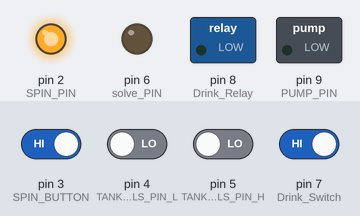
A sketch run on a simulated Arduino Uno, built with avr-gcc and run on an emulated ATmega328P. Shown: switched loads named in the sketch (green lamp = pin HIGH), output pins drawn as LEDs (lit = HIGH). The test bench sets the inputs (shaded band); at power-on: pin 3 (SPIN_BUTTON), pin 7 (Drink_Switch) HIGH, pin 4 (TANK1_WLS_PIN_L), pin 5 (TANK1_WLS_PIN_H) LOW. What the sketch prints to the serial monitor is not drawn.

Above: at 5.8 s.
5.9 s: pin 4 (TANK1_WLS_PIN_L) driven HIGH
At 10.5 s:
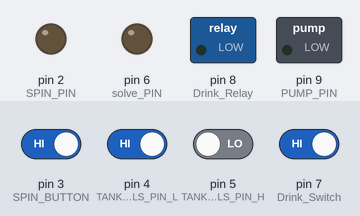
11.5 s: pin 5 (TANK1_WLS_PIN_H) driven HIGH
At 12.4 s:
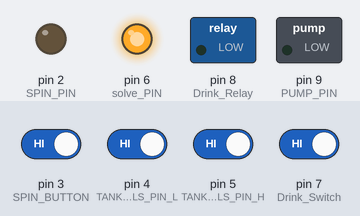
22.3 s: pin 5 (TANK1_WLS_PIN_H) driven LOW
28.1 s: pin 4 (TANK1_WLS_PIN_L) driven LOW
At 32.3 s:
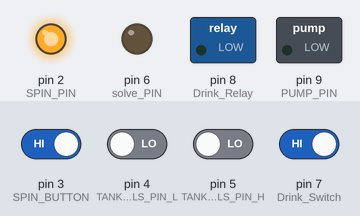
38.1 s: pin 3 (SPIN_BUTTON) driven LOW and pin 7 (Drink_Switch) driven LOW
At 42.2 s:
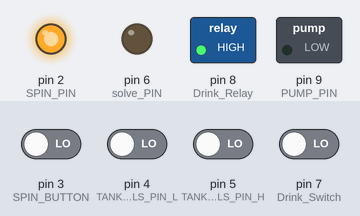
48.1 s: pin 4 (TANK1_WLS_PIN_L) driven HIGH and pin 5 (TANK1_WLS_PIN_H) driven HIGH
At 57.9 s:
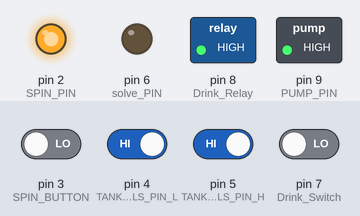
Timing chart, 0 to 59.1 s (numbered marks = the images above; inputs shaded):
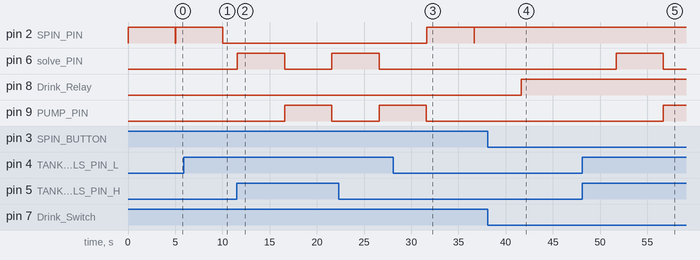

Measured:
- after the input at 5.9 s, pin 2 (SPIN_PIN): goes on until 10.0 s, then stays LOW
- after the input at 11.5 s, pin 6 (solve_PIN): LOW → HIGH after 0.06 s, → LOW 5.0 s later, → HIGH 5.0 s later; pin 9 (PUMP_PIN): LOW → HIGH after 5.1 s, → LOW 5.0 s later
- after the input at 28.1 s, pin 2 (SPIN_PIN): LOW → HIGH after 3.5 s, → LOW 5.0 s later, → HIGH 0.02 s later
- after the input at 38.1 s, pin 2 (SPIN_PIN): stops changing and stays HIGH; pin 8 (Drink_Relay): LOW → HIGH after 3.6 s
- after the input at 48.1 s, pin 6 (solve_PIN): LOW → HIGH after 3.6 s, → LOW 5.0 s later; pin 9 (PUMP_PIN): LOW → HIGH after 8.6 s

The sketch:

tank_tank.ino
```cpp
/**
WaterTank_1 물 작동 시스템
1.물 마시는 버튼 클릭 => 5v 펌프 작동
2. 수위 낮아지면 => 솔레노이드 벨브 멸기 => 수위 높아지면 솔레노이드 벨브 닫음
*/
/**
Watertank_2 작동 구현
1.수위 낮음 => 12v 펌프 작동 => 수위 높음 => 12v 펌프 정지
2.처음으로 물 수위가 높아졌을때 모터 작동
3.버튼을 만들어서 사람들이 모터가 회전하는 설정값을 만듬.
*/
#define TANK2_WLS_PIN_L 0  //탱크2 수위 센서 핀 번호 LOW 0번
#define TANK2_WLS_PIN_H 1  //탠크2 수위 센서 핀 번호 HIGH 1번
#define SPIN_PIN 2      //회전 모터 핀 번호 2번
#define SPIN_BUTTON 3      //회전 모터 버튼 3번
#define TANK1_WLS_PIN_L 4   // 탱크 1 수위센서 핀 번호  LOW 4번
#define TANK1_WLS_PIN_H 5   // 탱크 1 수위센서 핀 번호  HIGH 5번
#define solve_PIN 6    // 솔베노이드 핀 번호 6번
#define Drink_Switch 7 // 물마시는곳 워터 펌프 작동하기 위한 버튼
#define Drink_Relay 8 // 물마시는 펌프 릴레이 모듈
#define PUMP_PIN 9    // 12v 펌프 핀 번호 9번

int MotorCount = 0;
bool MotorState = false;

void setup() {
  // put your setup code here, to run once:
  Serial.begin(9600);       // 시리얼 모니터 출력을 위한 시리얼
  pinMode(TANK2_WLS_PIN_L, INPUT);  // TANK2 수위센서 LOW핀을 입력 핀으로 설정
  pinMode(TANK2_WLS_PIN_H, INPUT);  // TANK2 수위센서 HIGH핀을 입력 핀으로 설정
  pinMode(TANK1_WLS_PIN_L, INPUT);  // TANK1 수위센서 LOW핀을 입력 핀으로 설정
  pinMode(TANK1_WLS_PIN_H, INPUT);  // TANK1 수위센서 HIGH핀을 입력 핀으로 설정

  pinMode(SPIN_PIN, OUTPUT);  //릴레이 신호용 아두이노 디지털 핀을 출력으로 설정
  pinMode(SPIN_BUTTON,INPUT_PULLUP); // 펌프핀 번튼 입력 설정

  pinMode(solve_PIN,OUTPUT); // 솔베노이드 핀을 출력 핀으로 설정
  pinMode(Drink_Switch,INPUT_PULLUP); //물마시는 버튼 입력 설정
  pinMode(Drink_Relay,OUTPUT);        //물마시는 릴레이 출력설정
  pinMode(PUMP_PIN,OUTPUT);           //12V 펌프핀 9번 받음
}

void loop() {
  int tank1_val_low = digitalRead(TANK1_WLS_PIN_L); // 수위센서 핀으로부터 값 받아오기
  int tank1_val_high = digitalRead(TANK1_WLS_PIN_H);
  int tank2_val_low = digitalRead(TANK1_WLS_PIN_L); // 수위센서 핀으로부터 값 받아오기
  int tank2_val_high = digitalRead(TANK1_WLS_PIN_H);

  Serial.println(tank1_val_low);
  /**버튼 클릭에 의한 워터 펌프 작동 */
  if(digitalRead(Drink_Switch)==LOW)
  {
   digitalWrite(Drink_Relay,HIGH);
   Serial.println("ON");
  }
  else
  {
  digitalWrite(Drink_Relay,LOW);
  Serial.println("OFF");
  }

  /**버튼 클릭에 의한 워터 펌프 적용*/
  if(digitalRead(SPIN_BUTTON)==LOW)
  {
    digitalWrite(SPIN_PIN,HIGH);
    Serial.println("Water_Pump_ON");
  }
  else
  {
    digitalWrite(SPIN_PIN,LOW);
    Serial.println("Water-pump_OFF");
  }


  /**수중 센서에 의한 솔베노이드 작동*/
  if (tank1_val_low == HIGH && tank1_val_high == HIGH)//물이 부족한 상태
  {
    if(MotorState == false)
    {
        Serial.println("물이 부족해요");
        digitalWrite(solve_PIN, HIGH); //릴레이 접점 ON -> 물채우기
        Serial.println("솔베노이드 열림");
        delay(5000); //5초 대기
        Serial.println("솔베노이드 닫힘");
        digitalWrite(solve_PIN, LOW); //릴레이 접점 OFF
    }
    else
    {
      Serial.println("모터가 작동이 되는 중입니다.");
    }
  }
  else if(tank1_val_low == LOW && tank1_val_high == LOW)
  { //물이 가득찬 상태
    Serial.println("물이 꽉찼네");
  }

  /**수중 센서에 의한 12V 모터 제어*/
  if (tank2_val_low == HIGH && tank2_val_high == HIGH) //물이 부족한 상태
  {
    Serial.println("12v 펌프 작동");
    digitalWrite(PUMP_PIN, HIGH); //릴레이 접점 ON -> 물채우기
    delay(5000); //5초 대기
    digitalWrite(PUMP_PIN, LOW); //릴레이 접점 OFF
    Serial.println("12v 펌프 정지");
    MotorCount = 0;

  }
  else if(tank2_val_low == LOW && tank2_val_high == LOW)  //물이 가득찬 상태
  {
    if(MotorState == 0)  //MotorState 가 0 값이면 회전 한다.
    {
      Serial.println("물이 처음으로 가득 찹니다.");
      digitalWrite(SPIN_PIN, HIGH); //릴레이 접점 ON -> 물채우기
      MotorState = true;
      delay(5000); //5초 대기
      digitalWrite(SPIN_PIN, LOW); //릴레이 접점 OFF
      MotorState = false;
      MotorCount++;

    }
    else
    {
      Serial.println("이미 회전 했음");
      MotorCount++;
    }
  }

}
```
